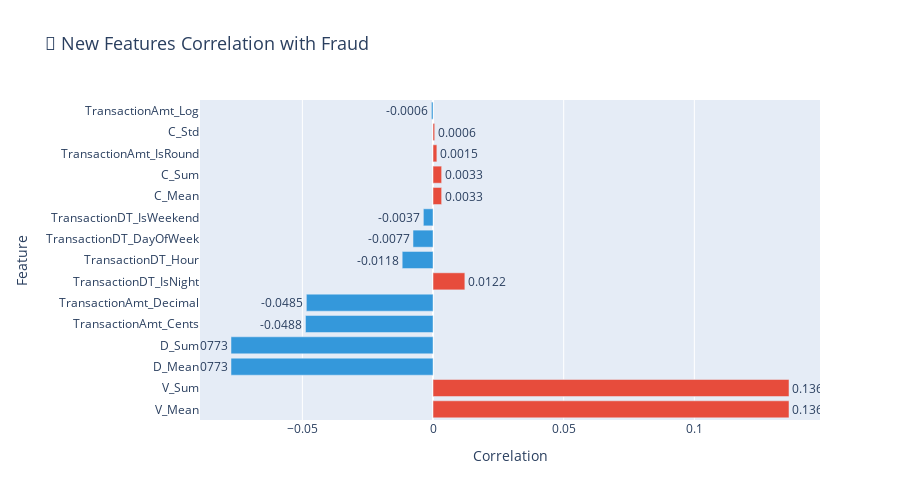

The notebook cell saved with this chart:
### Code cell
colors = [COLORS['danger'] if x > 0 else COLORS['primary'] for x in new_features_corr.values]

fig = go.Figure(go.Bar(
    x=new_features_corr.values,
    y=new_features_corr.index,
    orientation='h',
    marker_color=colors,
    text=[f'{x:.4f}' for x in new_features_corr.values],
    textposition='outside'
))

fig.update_layout(
    title='🔗 New Features Correlation with Fraud',
    title_font_size=18,
    xaxis_title='Correlation',
    yaxis_title='Feature',
    height=500,
    margin=dict(l=200)
)

fig.show()
fig.write_html(f'{BASE_PATH}/reports/figures/09_new_features_correlation.html')

### Figure 1 — Plotly figure (JSON) as saved in the notebook; plotly's stock layout.template omitted (floating-point values rounded to 4 significant figures)
{"data": [{"marker": {"color": ["#e74c3c", "#e74c3c", "#3498db", "#3498db", "#3498db", "#3498db", "#e74c3c", "#3498db", "#3498db", "#3498db", "#e74c3c", "#e74c3c", "#e74c3c", "#e74c3c", "#3498db"]}, "orientation": "h", "text": ["0.1362", "0.1362", "-0.0773", "-0.0773", "-0.0488", "-0.0485", "0.0122", "-0.0118", "-0.0077", "-0.0037", "0.0033", "0.0033", "0.0015", "0.0006", "-0.0006"], "textposition": "outside", "type": "bar", "x": [0.1362, 0.1362, -0.07731, -0.07731, -0.04881, -0.04847, 0.01218, -0.0118, -0.00766, -0.003699, 0.003297, 0.003297, 0.001469, 0.0006409, -0.0006117], "y": ["V_Mean", "V_Sum", "D_Mean", "D_Sum", "TransactionAmt_Cents", "TransactionAmt_Decimal", "TransactionDT_IsNight", "TransactionDT_Hour", "TransactionDT_DayOfWeek", "TransactionDT_IsWeekend", "C_Mean", "C_Sum", "TransactionAmt_IsRound", "C_Std", "TransactionAmt_Log"]}], "layout": {"height": 500, "margin": {"l": 200}, "title": {"font": {"size": 18}, "text": "🔗 New Features Correlation with Fraud"}, "xaxis": {"title": {"text": "Correlation"}}, "yaxis": {"title": {"text": "Feature"}}}}
